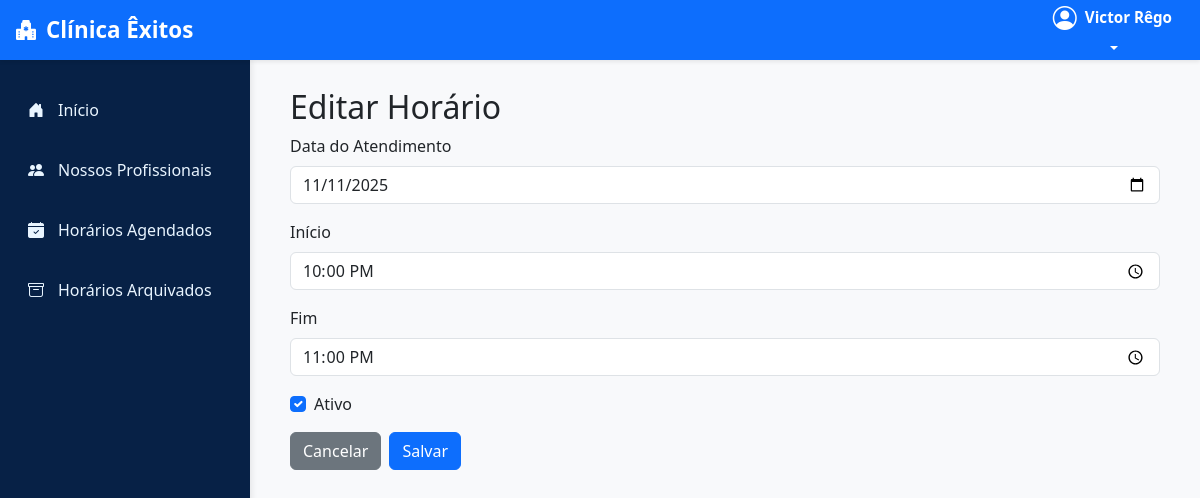
/usuarios/horarios/editar/22/ (signed in), run on the app's committed database.
### usuarios/models.py (models this page shows, shortened)
class UsuarioAdaptado(AbstractUser):
    cpf = models.CharField(max_length=11, unique=True, verbose_name="CPF")
    nome_cidade = models.CharField(max_length=100, blank=True, null=True)
    endereco = models.CharField(max_length=255, blank=True, null=True)
    nome_bairro = models.CharField(max_length=100, blank=True, null=True)
    data_nascimento = models.DateField(blank=True, null=True)
    foto_perfil = models.ImageField(upload_to='perfil/', null=True, blank=True, verbose_name="Foto de Perfil")
    is_professional = models.BooleanField(default=False)
    especializacao = models.CharField(max_length=255, blank=True, null=True, verbose_name="Especialização")
    crm = models.CharField(max_length=50, blank=True, null=True, verbose_name="CRM")
    telefone_contato = models.CharField(max_length=20, blank=True, null=True, verbose_name="Telefone de Contato")
    email_profissional = models.EmailField(blank=True, null=True, verbose_name="E-mail Profissional")
    biografia = models.TextField(blank=True, null=True, verbose_name="Biografia")

class HorarioDisponivel(models.Model):
    profissional = models.ForeignKey(
        UsuarioAdaptado,
        on_delete=models.CASCADE,
        limit_choices_to={'is_professional': True},
        related_name='usuarios_horarios'
    )
    data = models.DateField(verbose_name="Data do Atendimento")
    hora_inicio = models.TimeField(verbose_name="Hora de Início")
    hora_fim = models.TimeField(verbose_name="Hora de Término")
    ativo = models.BooleanField(default=True, verbose_name="Disponível")
    class Meta:
        verbose_name = "Horário Disponível"
        verbose_name_plural = "Horários Disponíveis"
        ordering = ['data', 'hora_inicio']

### usuarios/views.py (the view)
# urls.py: path('horarios/editar/<int:pk>/', agenda_views.editar_horario, name='editar_horario'),
@login_required
def editar_horario(request, pk):
    if not request.user.is_professional:
        messages.error(request, "Acesso negado. Apenas profissionais podem acessar.")
        return redirect('perfil')
    horario = get_object_or_404(HorarioDisponivel, pk=pk, profissional=request.user)
    if request.method == 'POST':
        form = HorarioDisponivelForm(request.POST, instance=horario)
        if form.is_valid():
            form.save()
            messages.success(request, "Horário atualizado com sucesso!")
            return redirect('listar_horarios')
    else:
        form = HorarioDisponivelForm(instance=horario)
    return render(request, 'usuarios/horarios_form.html', {'form': form, 'titulo': 'Editar Horário'})

### usuarios/forms.py
class HorarioDisponivelForm(forms.ModelForm):
    class Meta:
        model = HorarioDisponivel
        fields = ['data', 'hora_inicio', 'hora_fim', 'ativo']
        widgets = {
            'data': forms.DateInput(attrs={'class': 'form-control', 'type': 'date'}),
            'hora_inicio': forms.TimeInput(attrs={'class': 'form-control', 'type': 'time'}),
            'hora_fim': forms.TimeInput(attrs={'class': 'form-control', 'type': 'time'}),
            'ativo': forms.CheckboxInput(attrs={'class': 'form-check-input'}),
        }
        labels = {
            'data': 'Data do Atendimento',
            'hora_inicio': 'Início',
            'hora_fim': 'Fim',
            'ativo': 'Ativo',
        }

### usuarios/templates/usuarios/horarios_form.html (shortened to what this page needs)
{% extends 'base.html' %}
{% block content %}
<div class="container-fluid">
    <h2>{{ titulo }}</h2>
    <form method="post">
        <div class="mb-3">
            <label class="form-label">{{ form.data.label }}</label>
            {{ form.data }}
        </div>
        <div class="mb-3">
            <label class="form-label">{{ form.hora_inicio.label }}</label>
            {{ form.hora_inicio }}
        </div>
        <div class="mb-3">
            <label class="form-label">{{ form.hora_fim.label }}</label>
            {{ form.hora_fim }}
        </div>
        <div class="form-check mb-3">
            {{ form.ativo }} <label class="form-check-label">{{ form.ativo.label }}</label>
        </div>
        <div class="d-flex gap-2">
            <a href="{% url 'listar_horarios' %}" class="btn btn-secondary">Cancelar</a>
            <button type="submit" class="btn btn-primary">Salvar</button>
        </div>
    </form>
</div>
{% endblock %}

### templates/base.html (shortened to what this page needs)
{% load static %}
<!DOCTYPE html>
<html lang="pt-br">
<head>
    <link href="https://cdn.jsdelivr.net/npm/bootstrap@5.3.0/dist/css/bootstrap.min.css" rel="stylesheet">
    <link rel="stylesheet" href="https://cdn.jsdelivr.net/npm/bootstrap-icons@1.11.0/font/bootstrap-icons.css">
</head>
<body>
    <nav class="navbar top-navbar fixed-top">
        <div class="container-fluid">
            <a class="navbar-brand" href="{% if user.is_authenticated and user.groups.all.0.name == 'profissionais' %}{% url 'listar_horarios' %}
                {% elif user.is_authenticated and user.groups.all.0.name == 'usuarios_comum' %}{% url 'listar_consultas_usuario' %}
                {% elif user.is_superuser %}/admin/
                {% else %}{% url 'login' %}{% endif %}">
                <i class="bi bi-hospital-fill" style="font-size:1.25rem;"></i> Clínica Êxitos
            </a>
            <div class="user-menu">
                <div class="dropdown">
                    <button class="btn dropdown-toggle user-btn" type="button" data-bs-toggle="dropdown">
                        <div class="d-flex align-items-center gap-2">
                            {% if user.is_authenticated %}
                                {% if user.foto_perfil %}
                                    <img src="{{ user.foto_perfil.url }}" alt="{{ user.username }}" class="user-avatar">
                                {% else %}
                                    <i class="bi bi-person-circle fs-4" style="color:white"></i>
                                {% endif %}
                            {% else %}
                                <i class="bi bi-person-circle fs-4" style="color:white"></i>
                            {% endif %}
                            <div class="user-info text-start">
                                {% if user.is_authenticated %}
                                    <div class="user-name">{{ user.get_full_name|default:user.username }}</div>
                                {% else %}
                                    <div class="user-name">Visitante</div>
                                {% endif %}
                            </div>
                        </div>
                    </button>
                </div>
            </div>
        </div>
    </nav>
    <div class="sidebar">
        <nav class="nav flex-column">
            <a class="nav-link {% if request.resolver_match.url_name == 'listar_horarios' or request.resolver_match.url_name == 'listar_consultas_usuario' %}active{% endif %}"
               href="{% if user.is_authenticated and user.groups.all.0.name == 'profissionais' %}{% url 'listar_horarios' %}
                      {% elif user.is_authenticated and user.groups.all.0.name == 'usuarios_comum' %}{% url 'listar_consultas_usuario' %}
                      {% elif user.is_superuser %}/admin/
                      {% else %}{% url 'login' %}{% endif %}">
                <i class="bi bi-house-door-fill"></i> Início
            </a>
            <a class="nav-link {% if request.resolver_match.url_name == 'listar_profissionais' %}active{% endif %}" href="{% url 'listar_profissionais' %}">
                <i class="bi bi-people-fill"></i> Nossos Profissionais
            </a>
            <a class="nav-link {% if request.resolver_match.url_name == 'horarios_agendados' %}active{% endif %}" href="{% url 'horarios_agendados' %}">
                <i class="bi bi-calendar-check-fill"></i> Horários Agendados
            </a>
            <a class="nav-link {% if request.resolver_match.url_name == 'horarios_arquivados' %}active{% endif %}" href="{% url 'horarios_arquivados' %}">
                <i class="bi bi-archive"></i> Horários Arquivados
            </a>
        </nav>
    </div>
    <main class="main-content">
        {% block content %}{% endblock %}
    </main>
</body>
</html>

### templates/base.html (style rules this page uses)
:root { --primary-blue: #0d6efd; --light-blue: #e9f5ff; --dark-blue: #072146; --sidebar-width: 250px; --muted-text: #6c757d; }
body { background-color: #f8f9fb; font-family: 'Segoe UI', Tahoma, Geneva, Verdana, sans-serif; }
.top-navbar { background-color: var(--primary-blue); height: 60px; box-shadow: 0 2px 4px rgba(0,0,0,0.08); }
.top-navbar .container-fluid { display: flex; justify-content: space-between; align-items: center; height: 100%; padding: 0 1rem; }
.top-navbar .navbar-brand { color: white; font-size: 1.4rem; font-weight: 700; display: flex; align-items: center; gap: 10px; margin: 0; height: 100%; text-decoration: none; }
.top-navbar .user-menu { color: white; display: flex; align-items: center; height: 100%; }
.top-navbar .dropdown-toggle { background-color: transparent; border: none; color: white; font-weight: 500; padding: 8px 12px; }
.top-navbar .user-name { font-weight: 600; font-size: 0.95rem; color: white; }
.sidebar { position: fixed; top: 60px; left: 0; bottom: 0; width: var(--sidebar-width); background-color: var(--dark-blue); padding-top: 20px; box-shadow: 2px 0 6px rgba(0,0,0,0.08); overflow-y: auto; }
.sidebar .nav-link { color: #e9f5ff; padding: 12px 18px; margin: 6px 10px; border-radius: 6px; transition: all 0.2s; display: flex; align-items: center; gap: 10px; }
.sidebar .nav-link i { width: 20px; }
.main-content { margin-left: var(--sidebar-width); margin-top: 60px; padding: 28px; min-height: calc(100vh - 60px); }

### data on the page
UsuarioAdaptado: get_full_name "Victor Rêgo"
HorarioDisponivel: data "11/11/2025", hora_inicio "22:00:00", hora_fim "23:00:00", ativo "☑"

### other printed values
{{ titulo }} "Editar Horário"
